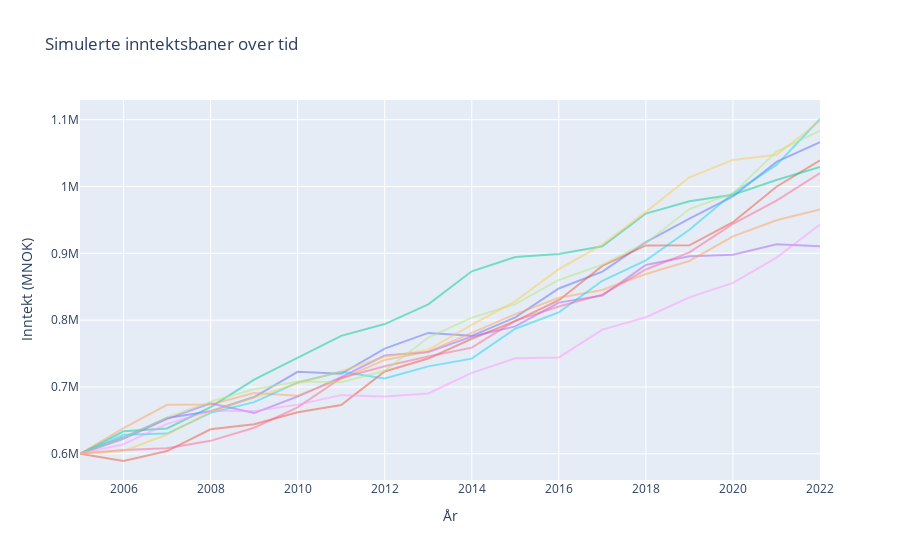

The cell this chart's notebook holds for it:
### Markdown cell above
## **Ekstra-Ekstra IKKE PENSUM, MEN KJEKT Å VITE OM**
Vi kan lage flotte plots, ved hjelp av noe som heter Plotly. Se kodeblokken under, for eksempel:

### Code cell
import plotly.graph_objects as go

# Assuming simulated_incomes is already defined

fig = go.Figure()

# Lager en loop som går igjennom de 10 første simulerte inntekts-path'ene
for i in range(10):
    fig.add_trace(go.Scatter(
        x=list(range(2005, 2023)),  # Årstall fra 2005 til 2022
        y=simulated_incomes[i],
        mode='lines',
        line=dict(width=2),  # Customize line width if needed
        opacity=0.5,  # Set the opacity for the lines
        name=f"Inntektssti nr. {i+1}" if i == 0 else None  # Only label the first line
    ))

# Oppdater layout
fig.update_layout(
    title="Simulerte inntektsbaner over tid",
    xaxis_title="År",
    yaxis_title="Inntekt (MNOK)",
    showlegend=False
)

# Vis figuren
fig.show()
